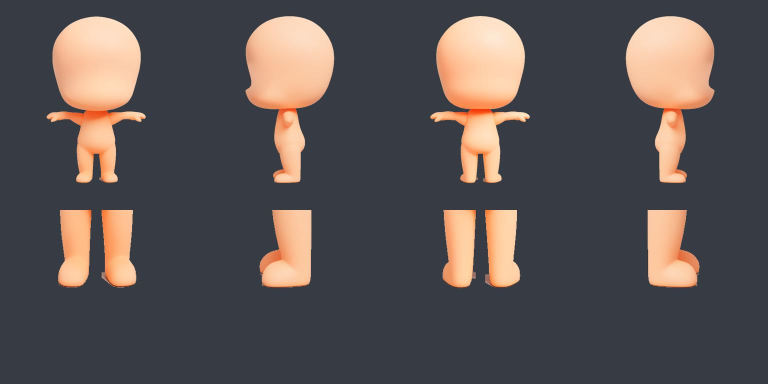
#> input picture milestones/actor_regen_20260909/inputs/review.jpg, 1536 x 768 px (shown at 1/2 size)
$ python build_actor_core_silhouette_guide.py ../../milestones/actor_regen_20260909/inputs/review.jpg --output out.png
#> lines starting #> are read from the running program, lines starting #| are printed output that depends on the picture; after the words box and inside, x2 and y2 are one past the last pixel; in counts of white or black regions, pixels touching at a corner belong together
### tools/model_test/build_actor_core_repair_mask.py
#!/usr/bin/env python3
"""Build a deterministic torso repair mask for a three-view Actor Core sheet."""

from __future__ import annotations

import argparse
from pathlib import Path

import cv2
import numpy as np

from analyze_turnaround_sheet import foreground_mask


PANEL_POLYGONS = (
    # Front: central torso and pelvis, excluding the head, hands and lower legs.
    ((0.32, 0.43), (0.68, 0.43), (0.70, 0.69), (0.70, 0.89),
     (0.30, 0.89), (0.30, 0.69)),
    # Right profile: cover the body mass while leaving the face and feet intact.
    ((0.31, 0.43), (0.77, 0.43), (0.79, 0.70), (0.74, 0.89),
     (0.30, 0.89), (0.27, 0.69)),
    # Back: symmetric central torso/pelvis repair region.
    ((0.30, 0.43), (0.70, 0.43), (0.73, 0.69), (0.72, 0.89),
     (0.28, 0.89), (0.27, 0.69)),
)


def build_panel_polygons(image: np.ndarray) -> list[np.ndarray]:
    height, width = image.shape[:2]
    panel_width = width // 3
    polygons: list[np.ndarray] = []

    for index, normalized_points in enumerate(PANEL_POLYGONS):
        left = index * panel_width
        right = width if index == 2 else (index + 1) * panel_width
        panel = image[:, left:right]
        mask = foreground_mask(panel)
        points = cv2.findNonZero(mask)
        if points is None:
            raise RuntimeError(f"No foreground found in panel {index + 1}")
        x, y, box_width, box_height = cv2.boundingRect(points)
        polygon = np.array(
            [
                [
                    left + x + int(px * box_width),
                    y + int(py * box_height),
                ]
                for px, py in normalized_points
            ],
            dtype=np.int32,
        )
        polygons.append(polygon)

    return polygons


def build_mask(image: np.ndarray) -> np.ndarray:
    result = np.zeros(image.shape[:2], dtype=np.uint8)
    for polygon in build_panel_polygons(image):
        cv2.fillPoly(result, [polygon], 255)

    return result


# [31 lines left out: function main, not called in this run]


# [2 lines that do not run on import are left out]

### tools/model_test/analyze_turnaround_sheet.py
#!/usr/bin/env python3
"""Measure basic consistency gates for a three-panel character turnaround."""

from __future__ import annotations

import argparse
import json
from itertools import combinations
from pathlib import Path

import cv2
import numpy as np


def central_component(mask: np.ndarray) -> np.ndarray:
    height, width = mask.shape
    border = max(4, min(height, width) // 64)
    mask[:border] = 0
    mask[:, :border] = 0
    mask[:, -border:] = 0
    kernel = np.ones((5, 5), np.uint8)
    mask = cv2.morphologyEx(mask, cv2.MORPH_CLOSE, kernel, iterations=2)

    count, labels, stats, _ = cv2.connectedComponentsWithStats(mask, 8)
    if count <= 1:
        return mask
    center_x = width / 2
    candidates: list[tuple[float, int]] = []
    for label in range(1, count):
        x, y, w, h, area = stats[label]
        if area < height * width * 0.002:
            continue
        component_center = x + w / 2
        score = area / (1 + abs(component_center - center_x) / width)
        candidates.append((score, label))
    if not candidates:
        return mask
    selected = max(candidates)[1]
    return (labels == selected).astype(np.uint8) * 255


def foreground_mask(panel: np.ndarray) -> np.ndarray:
    height, width = panel.shape[:2]
    border = max(4, min(height, width) // 64)
    samples = np.concatenate(
        [
            panel[:border].reshape(-1, 3),
            panel[:, :border].reshape(-1, 3),
            panel[:, -border:].reshape(-1, 3),
        ]
    )
    background = np.median(samples, axis=0).astype(np.uint8)
    lab = cv2.cvtColor(panel, cv2.COLOR_BGR2LAB).astype(np.float32)
    bg_lab = cv2.cvtColor(background.reshape(1, 1, 3), cv2.COLOR_BGR2LAB).astype(
        np.float32
    )[0, 0]
    distance = np.linalg.norm(lab - bg_lab, axis=2)
    high_confidence = central_component(
        (distance > 18).astype(np.uint8) * 255
    )
    high_points = cv2.findNonZero(high_confidence)
    if high_points is not None:
        _, _, _, high_height = cv2.boundingRect(high_points)
        if high_height / height >= 0.78:
            return high_confidence

    side_width = max(border, width // 12)
    row_background = np.median(
        np.concatenate([lab[:, :side_width], lab[:, -side_width:]], axis=1),
        axis=1,
    )
    row_distance = np.linalg.norm(lab - row_background[:, None, :], axis=2)
    low_confidence = central_component(
        (row_distance > 4).astype(np.uint8) * 255
    )
    low_points = cv2.findNonZero(low_confidence)
    if low_points is None:
        return high_confidence
    _, _, _, low_height = cv2.boundingRect(low_points)
    if high_points is None or low_height >= high_height * 1.1:
        return low_confidence
    return high_confidence


# [145 lines left out: functions histogram, normalized_front_width_profile, infer_reference_panel_count, analyze_turnaround, main, not called in this run]


# [2 lines that do not run on import are left out]

### tools/model_test/build_actor_core_silhouette_guide.py
#!/usr/bin/env python3
"""Build a binary narrow-torso guide for human Actor Core target labeling.

The output is never a training target or a production asset.
"""

from __future__ import annotations

import argparse
from pathlib import Path

import cv2
import numpy as np

from analyze_turnaround_sheet import foreground_mask
from build_actor_core_repair_mask import build_mask, build_panel_polygons


SCALE_CONTROL_POINTS = (
    (0.43, 0.96),
    (0.50, 0.90),
    (0.63, 0.82),
    (0.73, 0.82),
    (0.83, 0.88),
    (0.89, 0.98),
)


def full_foreground_mask(image: np.ndarray) -> np.ndarray:
    height, width = image.shape[:2]
    panel_width = width // 3
    result = np.zeros((height, width), dtype=np.uint8)
    for index in range(3):
        left = index * panel_width
        right = width if index == 2 else (index + 1) * panel_width
        result[:, left:right] = foreground_mask(image[:, left:right])
    return result


def build_silhouette(image: np.ndarray) -> tuple[np.ndarray, np.ndarray]:
    height, width = image.shape[:2]
    repair_mask = build_mask(image)
    polygons = build_panel_polygons(image)
    map_x, map_y = np.meshgrid(
        np.arange(width, dtype=np.float32),
        np.arange(height, dtype=np.float32),
    )
    panel_width = width // 3
    for index, polygon in enumerate(polygons):
        left = index * panel_width
        right = width if index == 2 else (index + 1) * panel_width
        panel = image[:, left:right]
        points = cv2.findNonZero(foreground_mask(panel))
        if points is None:
            raise RuntimeError(f"No foreground found in panel {index + 1}")
        _, y, _, box_height = cv2.boundingRect(points)
        center_x = float(polygon[:, 0].mean())
        normalized_y = (
            np.arange(height, dtype=np.float32) - y
        ) / max(1, box_height)
        scales = np.interp(
            normalized_y,
            [item[0] for item in SCALE_CONTROL_POINTS],
            [item[1] for item in SCALE_CONTROL_POINTS],
            left=1.0,
            right=1.0,
        )
        xs = np.arange(left, right, dtype=np.float32)[None, :]
        map_x[:, left:right] = center_x + (xs - center_x) / scales[:, None]

    source_foreground = full_foreground_mask(image)
    repair_foreground = cv2.bitwise_and(source_foreground, repair_mask)
    warped_repair = cv2.remap(
        repair_foreground,
        map_x,
        map_y,
        interpolation=cv2.INTER_LINEAR,
        borderMode=cv2.BORDER_CONSTANT,
        borderValue=0,
    )
    locked_foreground = cv2.bitwise_and(
        source_foreground, cv2.bitwise_not(repair_mask)
    )
    silhouette = cv2.bitwise_or(locked_foreground, warped_repair)
    silhouette = cv2.morphologyEx(
        silhouette,
        cv2.MORPH_CLOSE,
        cv2.getStructuringElement(cv2.MORPH_ELLIPSE, (13, 13)),
    )
    return silhouette, repair_mask


def main() -> int:
    parser = argparse.ArgumentParser()
    parser.add_argument("image", type=Path)
    parser.add_argument("--output", type=Path, required=True)
    parser.add_argument("--mask-output", type=Path)
    args = parser.parse_args()

    image = cv2.imread(str(args.image), cv2.IMREAD_COLOR)
#> image is the input picture: shape (768, 1536, 3); mean B, G, R 82.5, 82.3, 89.2
    if image is None:
        raise RuntimeError(f"Unable to read {args.image}")
    silhouette, repair_mask = build_silhouette(image)
#> in build_panel_polygons, `height, width = image.shape[:2]`: height = 768; width = 1536
#> in build_panel_polygons, `panel_width = width // 3`: panel_width = 512
#> in foreground_mask, `height, width = panel.shape[:2]`: height = 768; width = 512
#> in foreground_mask, `border = max(4, min(height, width) // 64)`: border = 8
#> in foreground_mask, `background = np.median(samples, axis=0).astype(np.uint8)`: background = [68, 59, 55]
#> in foreground_mask, `lab = cv2.cvtColor(panel, cv2.COLOR_BGR2LAB).astype(np.float32)`:
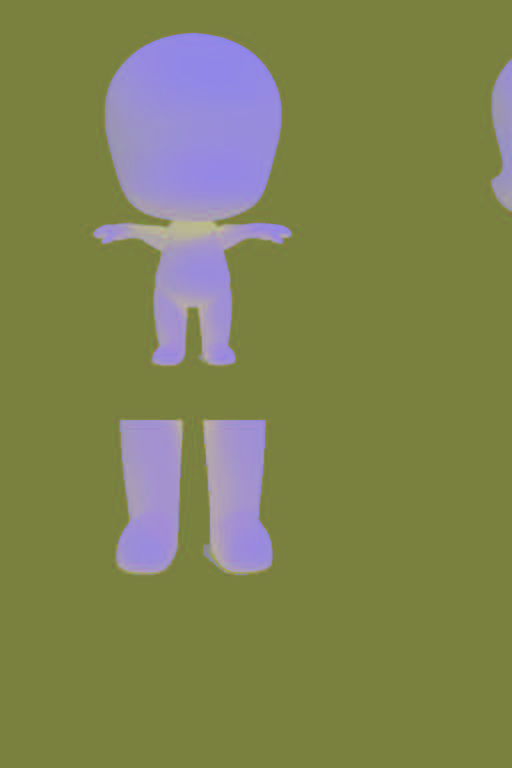
#> lab: shape (768, 512, 3) float32; mean of channels 0, 1, 2 84.8, 130.8, 126.8; drawn as B, G, R
#> in foreground_mask, `bg_lab = cv2.cvtColor(background.reshape(1, 1, 3), cv2.COLOR_BGR2LAB)...`: bg_lab = [63, 129, 122]
#> in central_component, `height, width = mask.shape`: height = 768; width = 512
#> in central_component, `border = max(4, min(height, width) // 64)`: border = 8
#> in central_component, `mask = cv2.morphologyEx(mask, cv2.MORPH_CLOSE, kernel, iterations=2)`: mask: shape (768, 512); 15.1% white; 4 white regions, box (x1, y1, x2, y2) and area: (91, 32, 293, 367) 40311, (201, 419, 273, 576) 9093, (115, 418, 184, 576) 8961, (491, 67, 504, 207) 1194
#> in central_component, `count, labels, stats, _ = cv2.connectedComponentsWithStats(mask, 8)`: labels: shape (768, 512) int32; 5 distinct labels, from 0 to 4
#> in central_component, `count, labels, stats, _ = cv2.connectedComponentsWithStats(mask, 8)`: count = 5
#> in central_component, `center_x = width / 2`: center_x = 256
#> in central_component, `selected = max(candidates)[1]`: selected = 1
#> in foreground_mask, `_, _, _, high_height = cv2.boundingRect(high_points)`: high_height = 335
#> in foreground_mask, `side_width = max(border, width // 12)`: side_width = 42
#> in foreground_mask, `_, _, _, low_height = cv2.boundingRect(low_points)`: low_height = 337
#> the loop in build_mask, `for polygon in build_panel_polygons(image):` made 3 passes
#> after the loop in build_mask, `for polygon in build_panel_polygons(image):`: result: shape (768, 1536); 3.1% white; 3 white regions, box (x1, y1, x2, y2) and area: (151, 176, 233, 331) 12358, (1299, 176, 1381, 331) 12202, (901, 176, 984, 332) 12064
#> the loop in build_panel_polygons (call 2), `for index, normalized_points in enumerate(PANEL_POLYGONS):` made 3 passes
#> (high_height in foreground_mask, low_height in foreground_mask, x, box_width, box_height) on passes 1 to 3: (335, 337, 91, 202, 335), (336, 340, 347, 157, 336), (335, 338, 227, 178, 335)
#> pass 1, in foreground_mask (call 4), `high_confidence = central_component( (distance > 18).astype(np.uint8) ..`:
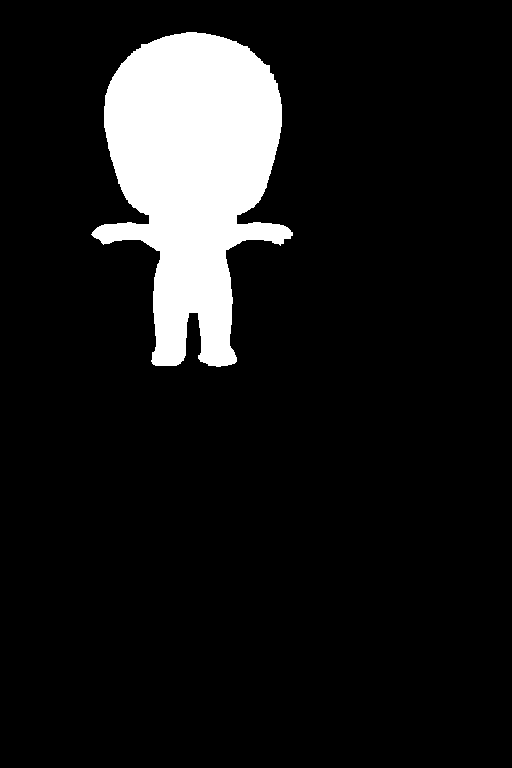
#> high_confidence: shape (768, 512); 10.3% white; 1 white region, box (x1, y1, x2, y2) and area: (91, 32, 293, 367) 40311
#> pass 1, in central_component (call 8), `count, labels, stats, _ = cv2.connectedComponentsWithStats(mask, 8)`:
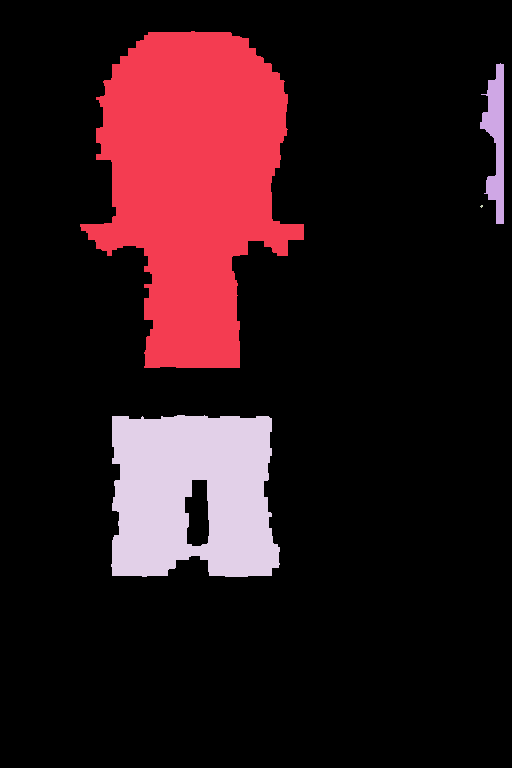
#> labels: shape (768, 512) int32; 5 distinct labels, from 0 to 4; one colour per label, 0 black
#> after the loop in build_panel_polygons (call 2), `for index, normalized_points in enumerate(PANEL_POLYGONS):`: mask: shape (768, 512); 9% white; 1 white region, box (x1, y1, x2, y2) and area: (227, 32, 405, 367) 35398
#> after the loop in build_panel_polygons (call 2), `for index, normalized_points in enumerate(PANEL_POLYGONS):`:
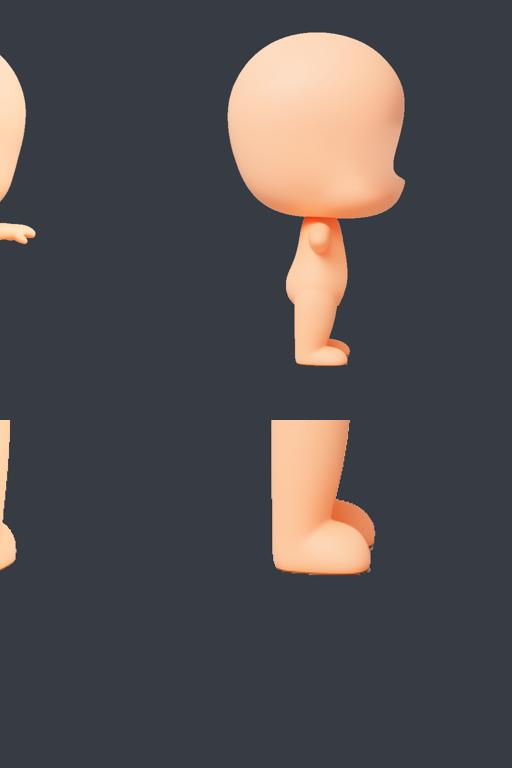
#> panel: shape (768, 512, 3); mean B, G, R 79.4, 76.6, 80.4
#> after the loop in build_panel_polygons (call 2), `for index, normalized_points in enumerate(PANEL_POLYGONS):`: polygons = 3 items
#> the loop in build_silhouette, `for index, polygon in enumerate(polygons):` made 3 passes
#> (left, right, center_x, high_height in foreground_mask, low_height in foreground_mask, box_height) on passes 1 to 3: (0, 512, 191.5, 335, 337, 335), (512, 1024, 941.8, 336, 340, 336), (1024, 1536, 1339.5, 335, 338, 335)
#> after the loop in build_silhouette, `for index, polygon in enumerate(polygons):`:
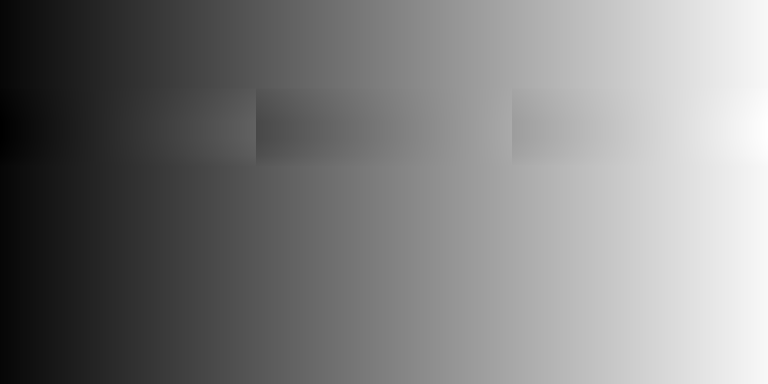
#> map_x: shape (768, 1536) float32 (shown at 1/2 size); min -42.04, max 1577.9, mean 765.7; drawn with min black and max white
#> the loop in full_foreground_mask, `for index in range(3):` made 3 passes
#> (high_height in foreground_mask, low_height in foreground_mask) on passes 1 to 3: (335, 337), (336, 340), (335, 338)
#> after the loop in full_foreground_mask, `for index in range(3):`:
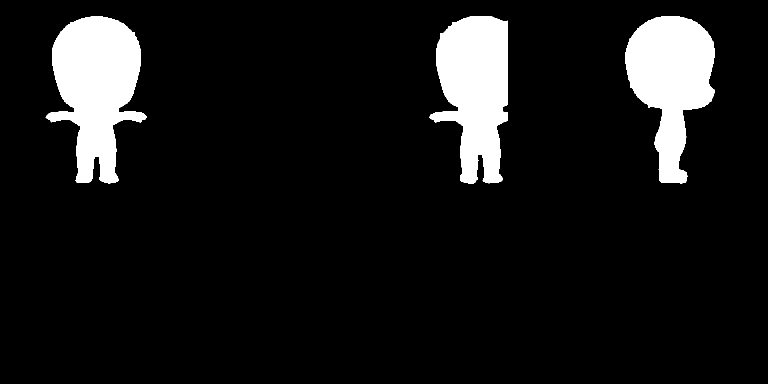
#> result: shape (768, 1536) (shown at 1/2 size); 9.5% white; 3 white regions, box (x1, y1, x2, y2) and area: (91, 32, 293, 367) 40311, (859, 32, 1016, 368) 36023, (1251, 32, 1429, 367) 35398
#> in build_silhouette, `repair_foreground = cv2.bitwise_and(source_foreground, repair_mask)`: repair_foreground: shape (768, 1536); 2.6% white; 3 white regions, box (x1, y1, x2, y2) and area: (152, 176, 233, 331) 11618, (903, 176, 984, 332) 9978, (1302, 176, 1378, 331) 8722
#> in build_silhouette, `locked_foreground = cv2.bitwise_and( source_foreground, cv2.bitwise_no..`: locked_foreground: shape (768, 1536); 6.9% white; 8 white regions, largest, box (x1, y1, x2, y2) and area: (91, 32, 293, 247) 26496, (1251, 32, 1429, 219) 24910, (872, 32, 1016, 367) 24211
    guide = np.full_like(image, 242)
    guide[silhouette > 0] = (24, 24, 24)
    args.output.parent.mkdir(parents=True, exist_ok=True)
    if not cv2.imwrite(str(args.output), guide):
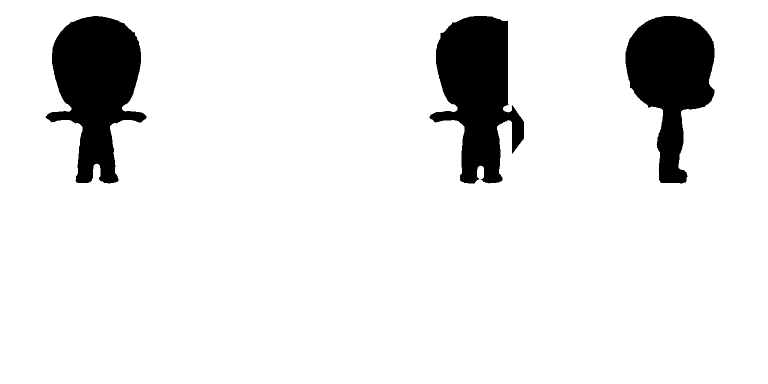
#> saved as out.png: shape (768, 1536, 3) (shown at 1/2 size); values 24 (black) and 242 (white), 90.5% white; 4 black regions (1 under 20 px), largest, box (x1, y1, x2, y2) and area: (91, 32, 293, 367) 39888, (859, 32, 1048, 368) 37820, (1251, 32, 1429, 367) 34710
        raise RuntimeError(f"Unable to write {args.output}")
    if args.mask_output:
        args.mask_output.parent.mkdir(parents=True, exist_ok=True)
        if not cv2.imwrite(str(args.mask_output), repair_mask):
            raise RuntimeError(f"Unable to write {args.mask_output}")
    print(f"silhouette_guide={args.output.resolve()}")
    print("role=human_labeling_guide_only")
    return 0


if __name__ == "__main__":
    raise SystemExit(main())
#> (the program exits here)
